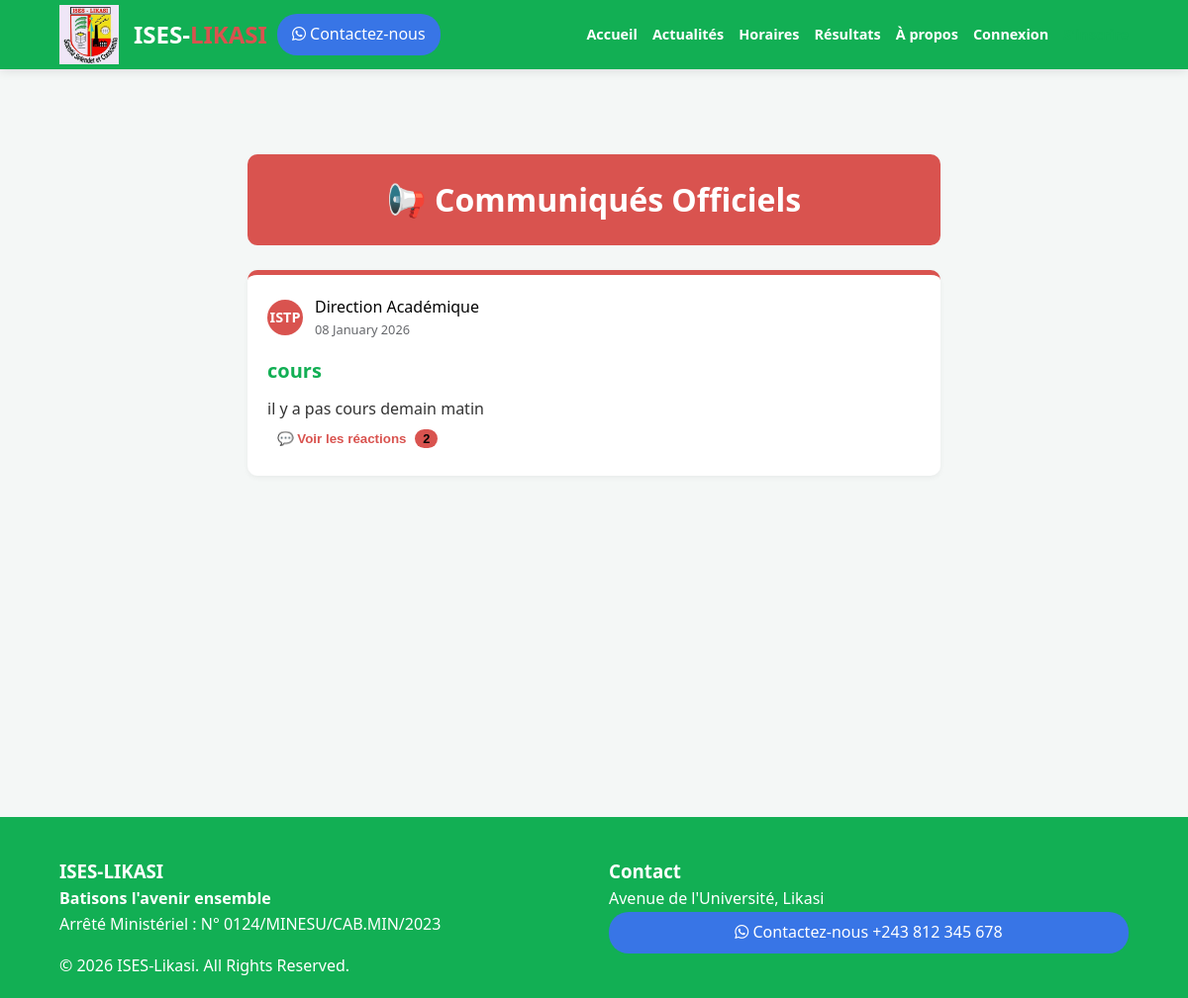
Before: /news/ with the older database file.
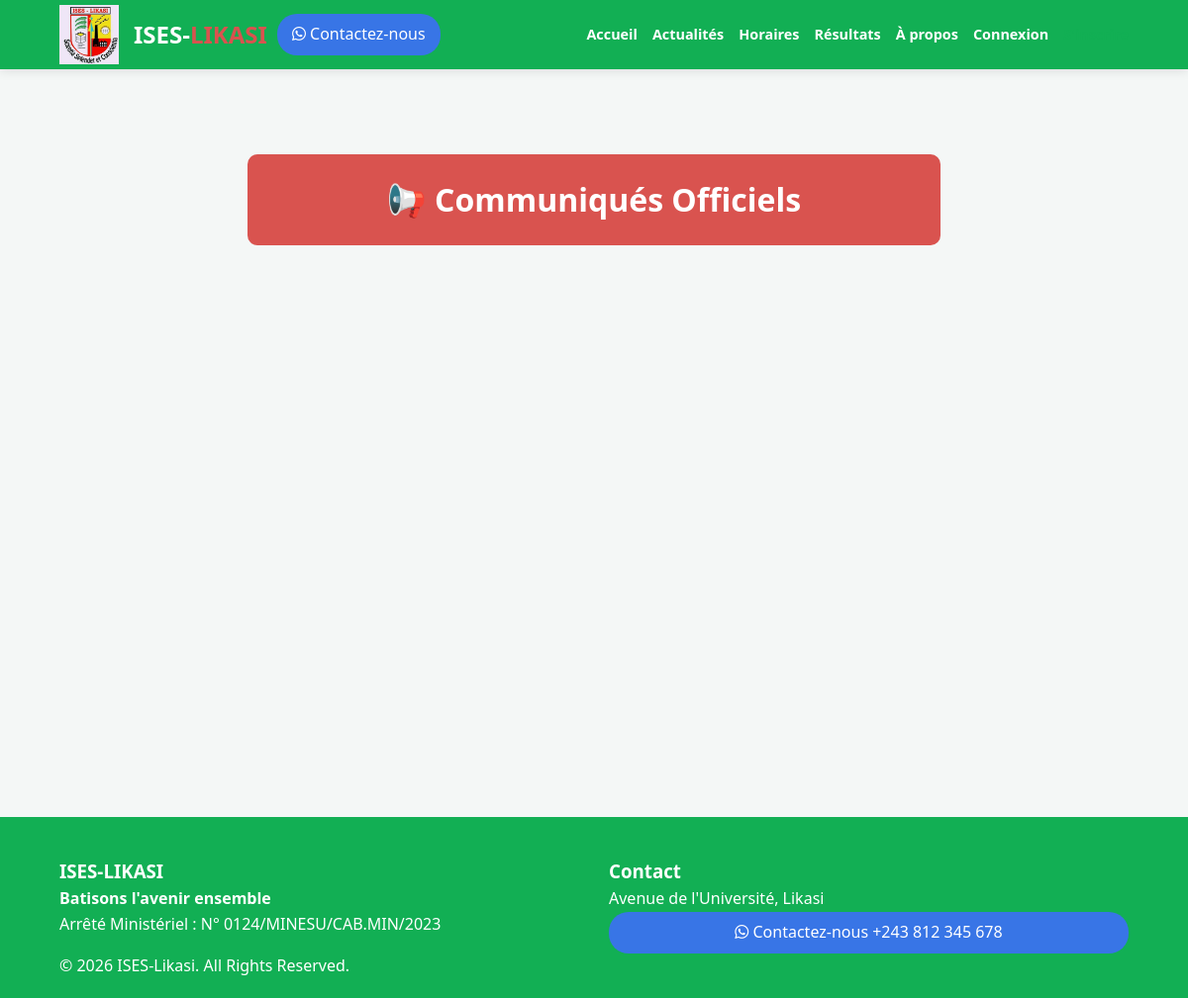
After: the same page with the newer database file.
### portal/models.py (models this page shows)
class Post(models.Model):
    POST_TYPES = (
        ('GENERAL', 'Publication Générale'),
        ('NEWS', 'Communiqué Officiel'),
        ('SCHEDULE', 'Horaire de Cours'),
    )
    author = models.ForeignKey(User, on_delete=models.CASCADE)
    post_type = models.CharField(max_length=10, choices=POST_TYPES, default='GENERAL')
    title = models.CharField(max_length=200)
    content = models.TextField()
    promotion = models.ForeignKey(Promotion, on_delete=models.CASCADE, blank=True, null=True)
    image = models.ImageField(upload_to='posts/', blank=True, null=True)
    video = models.FileField(upload_to='videos/', blank=True, null=True)
    document_pdf = models.FileField(upload_to='documents/', blank=True, null=True)
    created_at = models.DateTimeField(auto_now_add=True)
    likes = models.ManyToManyField(User, related_name='post_likes', blank=True)

### portal/views.py (the view)
# urls.py: path('news/', views.announcements_view, name='announcements'),
def announcements_view(request):
    posts = Post.objects.filter(post_type='NEWS').order_by('-created_at')
    return render(request, 'portal/announcements.html', {'posts': posts})

### portal/templates/portal/announcements.html (shortened to what this page needs)
{% extends 'portal/base.html' %}
{% block content %}
<div class="feed-container">
    <div class="page-header-box" style="background: var(--red); color: white; padding: 20px; border-radius: 10px; margin-bottom: 25px; text-align: center;">
        <h1>📢 Communiqués Officiels</h1>
    </div>
    {% for post in posts %}
    <div class="post-card" style="border-top: 5px solid var(--red);">
        <div class="post-header-meta">
            <div class="fb-avatar" style="background: var(--red);">ISTP</div>
            <div class="post-info">
                <span class="post-author-name">Direction Académique</span>
                <span class="post-date">{{ post.created_at|date:"d F Y" }}</span>
            </div>
        </div>
        <div class="post-content">
            <h2 class="post-title">{{ post.title }}</h2>
            <p>{{ post.content|linebreaks }}</p>
        </div>
        <div class="fb-comments-wrapper">
            <div class="social-interaction-btns">
                <button type="button" class="interaction-btn" onclick="toggleComments('{{ post.id }}')" style="color: var(--red);">
                    💬 Voir les réactions <span class="comment-badge" style="background: var(--red);">{{ post.comments.count }}</span>
                </button>
            </div>
        </div>
    </div>
    {% endfor %}
</div>
{% endblock %}

Changed rows visible on the page:
removed Post: created_at "08 January 2026", title "cours", content "il y a pas cours demain matin", comments.count "2"
